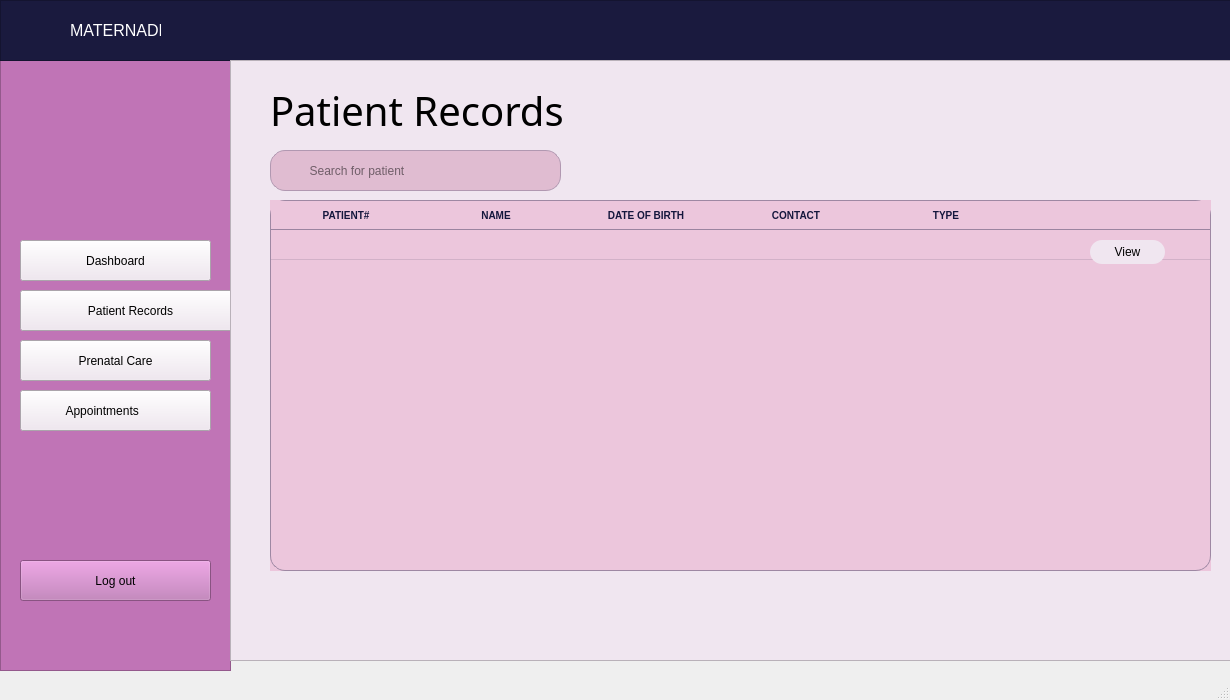
<?xml version="1.0" encoding="UTF-8"?>
<ui version="4.0">
 <class>MainWindow</class>
 <widget class="QMainWindow" name="MainWindow">
  <property name="geometry">
   <rect>
    <x>0</x>
    <y>0</y>
    <width>1230</width>
    <height>700</height>
   </rect>
  </property>
  <property name="sizePolicy">
   <sizepolicy hsizetype="Expanding" vsizetype="Expanding">
    <horstretch>0</horstretch>
    <verstretch>0</verstretch>
   </sizepolicy>
  </property>
  <property name="windowTitle">
   <string>MainWindow</string>
  </property>
  <widget class="QWidget" name="centralwidget">
   <widget class="QFrame" name="frame">
    <property name="geometry">
     <rect>
      <x>0</x>
      <y>60</y>
      <width>231</width>
      <height>611</height>
     </rect>
    </property>
    <property name="styleSheet">
     <string notr="true"> background-color: rgb(192, 116, 182)</string>
    </property>
    <property name="frameShape">
     <enum>QFrame::StyledPanel</enum>
    </property>
    <property name="frameShadow">
     <enum>QFrame::Raised</enum>
    </property>
    <widget class="QPushButton" name="pushButton">
     <property name="geometry">
      <rect>
       <x>20</x>
       <y>180</y>
       <width>191</width>
       <height>41</height>
      </rect>
     </property>
     <property name="styleSheet">
      <string notr="true">background-color: rgb(240, 230, 240)</string>
     </property>
     <property name="text">
      <string>Dashboard</string>
     </property>
    </widget>
    <widget class="QPushButton" name="pushButton_2">
     <property name="geometry">
      <rect>
       <x>20</x>
       <y>230</y>
       <width>221</width>
       <height>41</height>
      </rect>
     </property>
     <property name="styleSheet">
      <string notr="true">background-color: rgb(240, 230, 240)</string>
     </property>
     <property name="text">
      <string>Patient Records</string>
     </property>
    </widget>
    <widget class="QPushButton" name="pushButton_3">
     <property name="geometry">
      <rect>
       <x>20</x>
       <y>280</y>
       <width>191</width>
       <height>41</height>
      </rect>
     </property>
     <property name="styleSheet">
      <string notr="true">background-color: rgb(240, 230, 240)</string>
     </property>
     <property name="text">
      <string>Prenatal Care</string>
     </property>
    </widget>
    <widget class="QPushButton" name="pushButton_4">
     <property name="geometry">
      <rect>
       <x>20</x>
       <y>330</y>
       <width>191</width>
       <height>41</height>
      </rect>
     </property>
     <property name="styleSheet">
      <string notr="true">background-color: rgb(240, 230, 240)</string>
     </property>
     <property name="text">
      <string>Appointments        </string>
     </property>
    </widget>
    <widget class="QPushButton" name="pushButton_5">
     <property name="geometry">
      <rect>
       <x>20</x>
       <y>500</y>
       <width>191</width>
       <height>41</height>
      </rect>
     </property>
     <property name="text">
      <string>Log out</string>
     </property>
    </widget>
   </widget>
   <widget class="QFrame" name="frame_2">
    <property name="geometry">
     <rect>
      <x>0</x>
      <y>0</y>
      <width>1231</width>
      <height>61</height>
     </rect>
    </property>
    <property name="styleSheet">
     <string notr="true">background-color: rgb(26, 26, 62)
</string>
    </property>
    <property name="frameShape">
     <enum>QFrame::StyledPanel</enum>
    </property>
    <property name="frameShadow">
     <enum>QFrame::Raised</enum>
    </property>
    <widget class="QLabel" name="label_2">
     <property name="geometry">
      <rect>
       <x>70</x>
       <y>20</y>
       <width>91</width>
       <height>21</height>
      </rect>
     </property>
     <property name="font">
      <font>
       <family>Segoe UI</family>
       <pointsize>12</pointsize>
       <bold>false</bold>
      </font>
     </property>
     <property name="styleSheet">
      <string notr="true">color: rgb(255, 255, 255);</string>
     </property>
     <property name="text">
      <string>MATERNADB</string>
     </property>
    </widget>
   </widget>
   <widget class="QFrame" name="frame_3">
    <property name="geometry">
     <rect>
      <x>230</x>
      <y>60</y>
      <width>1001</width>
      <height>601</height>
     </rect>
    </property>
    <property name="sizePolicy">
     <sizepolicy hsizetype="Expanding" vsizetype="Expanding">
      <horstretch>0</horstretch>
      <verstretch>0</verstretch>
     </sizepolicy>
    </property>
    <property name="font">
     <font>
      <family>Nirmala UI Semilight</family>
     </font>
    </property>
    <property name="styleSheet">
     <string notr="true">background-color: rgb(240, 230, 240)</string>
    </property>
    <property name="frameShape">
     <enum>QFrame::StyledPanel</enum>
    </property>
    <property name="frameShadow">
     <enum>QFrame::Raised</enum>
    </property>
    <widget class="QLabel" name="label">
     <property name="geometry">
      <rect>
       <x>40</x>
       <y>20</y>
       <width>401</width>
       <height>61</height>
      </rect>
     </property>
     <property name="font">
      <font>
       <family>Arial Black</family>
       <pointsize>30</pointsize>
      </font>
     </property>
     <property name="text">
      <string>Patient Records</string>
     </property>
    </widget>
    <widget class="QTableWidget" name="patient_table">
     <property name="geometry">
      <rect>
       <x>40</x>
       <y>140</y>
       <width>941</width>
       <height>371</height>
      </rect>
     </property>
     <property name="autoFillBackground">
      <bool>true</bool>
     </property>
     <property name="styleSheet">
      <string notr="true">QTableWidget {
    background-color:rgb(236, 198, 220);
    border: 1px solid rgb(158, 136, 163);
    border-radius: 15px;
}

QTableWidget::item {
    background-color: rgb(236, 198, 220);
    color: rgb(21, 23, 61);
    padding: 8px;
    border: none;
    border-bottom: 1px solid rgb(210, 177, 200);
}

QTableWidget::item:selected {
    background-color: black;
    color: rgb(21, 23, 61);
}

QHeaderView::section {
    background-color: rgb(236, 198, 220);
    color: rgb(21, 23, 61);
    font-weight: bold;
    font-size: 10px;
    border: none;
    border-bottom: 1px solid rgb(155, 132, 160);
    padding: 5px;
}

QScrollBar:vertical {
    background: white;
    width: 6px;
    border-radius: 3px;
}

QScrollBar::handle:vertical {
    background: rgb(178, 100, 168);
    border-radius: 3px;
}</string>
     </property>
     <property name="verticalScrollBarPolicy">
      <enum>Qt::ScrollBarAsNeeded</enum>
     </property>
     <property name="editTriggers">
      <set>QAbstractItemView::NoEditTriggers</set>
     </property>
     <property name="alternatingRowColors">
      <bool>false</bool>
     </property>
     <property name="selectionBehavior">
      <enum>QAbstractItemView::SelectRows</enum>
     </property>
     <property name="verticalScrollMode">
      <enum>QAbstractItemView::ScrollPerPixel</enum>
     </property>
     <property name="horizontalScrollMode">
      <enum>QAbstractItemView::ScrollPerPixel</enum>
     </property>
     <property name="showGrid">
      <bool>false</bool>
     </property>
     <attribute name="horizontalHeaderCascadingSectionResizes">
      <bool>false</bool>
     </attribute>
     <attribute name="horizontalHeaderMinimumSectionSize">
      <number>32</number>
     </attribute>
     <attribute name="horizontalHeaderDefaultSectionSize">
      <number>150</number>
     </attribute>
     <attribute name="horizontalHeaderHighlightSections">
      <bool>true</bool>
     </attribute>
     <attribute name="horizontalHeaderShowSortIndicator" stdset="0">
      <bool>false</bool>
     </attribute>
     <attribute name="horizontalHeaderStretchLastSection">
      <bool>true</bool>
     </attribute>
     <attribute name="verticalHeaderVisible">
      <bool>false</bool>
     </attribute>
     <attribute name="verticalHeaderCascadingSectionResizes">
      <bool>false</bool>
     </attribute>
     <row>
      <property name="text">
       <string>#0001</string>
      </property>
     </row>
     <column>
      <property name="text">
       <string>PATIENT#</string>
      </property>
     </column>
     <column>
      <property name="text">
       <string>NAME</string>
      </property>
     </column>
     <column>
      <property name="text">
       <string>DATE OF BIRTH</string>
      </property>
     </column>
     <column>
      <property name="text">
       <string>CONTACT</string>
      </property>
     </column>
     <column>
      <property name="text">
       <string>TYPE</string>
      </property>
     </column>
     <column>
      <property name="text">
       <string/>
      </property>
     </column>
    </widget>
    <widget class="QLineEdit" name="lineEdit">
     <property name="geometry">
      <rect>
       <x>40</x>
       <y>90</y>
       <width>291</width>
       <height>41</height>
      </rect>
     </property>
     <property name="sizePolicy">
      <sizepolicy hsizetype="Expanding" vsizetype="Expanding">
       <horstretch>0</horstretch>
       <verstretch>0</verstretch>
      </sizepolicy>
     </property>
     <property name="styleSheet">
      <string notr="true">background-color: rgb(224, 188, 209);
border-radius: 15px;
border: 1px solid rgb(177, 152, 177);</string>
     </property>
     <property name="placeholderText">
      <string>           Search for patient</string>
     </property>
    </widget>
    <widget class="QPushButton" name="view_info">
     <property name="geometry">
      <rect>
       <x>860</x>
       <y>180</y>
       <width>75</width>
       <height>24</height>
      </rect>
     </property>
     <property name="styleSheet">
      <string notr="true">border-radius: 12px;</string>
     </property>
     <property name="text">
      <string>View</string>
     </property>
    </widget>
   </widget>
  </widget>
  <widget class="QMenuBar" name="menubar">
   <property name="geometry">
    <rect>
     <x>0</x>
     <y>0</y>
     <width>1230</width>
     <height>22</height>
    </rect>
   </property>
  </widget>
  <widget class="QStatusBar" name="statusbar"/>
 </widget>
 <resources/>
 <connections/>
</ui>
